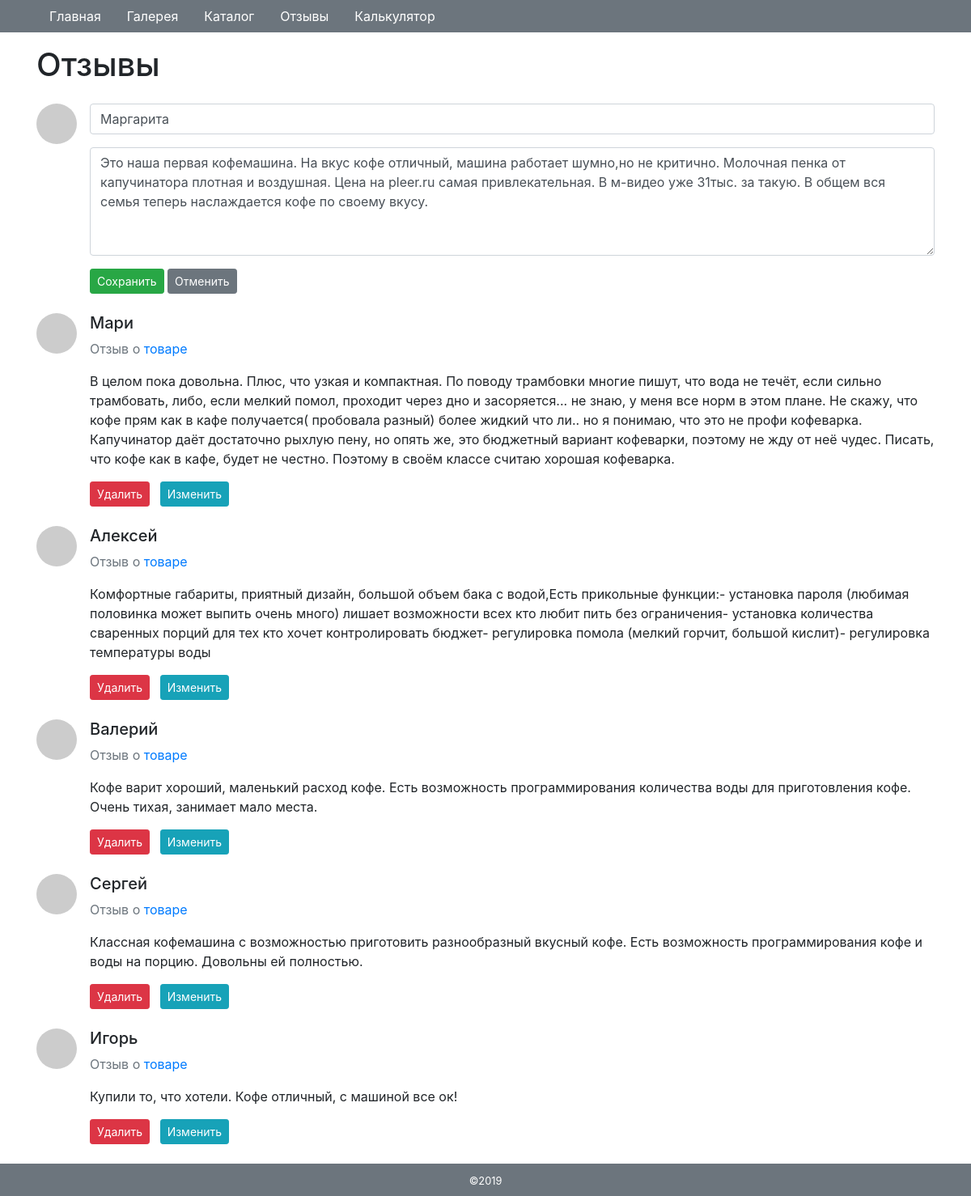
/reviews/edit/7, run on the app's committed database.
### tables this page shows
CREATE TABLE `comments` (
  `id` int(11) NOT NULL,
  `user` varchar(255) NOT NULL,
  `message` text NOT NULL,
  `good_id` int(11) NOT NULL
);

### engine/db.php (called while the page is built, shortened)
<?php
function getDb() {
    static $db = null;
    if (is_null($db)) {
        $db = @mysqli_connect(HOST, USER, PASS, DB) or die('Error: ' . mysqli_connect_error());
    }
    return $db;
}
function getAssocResult($sql) {
    $db = getDb();
    $result = @mysqli_query($db, $sql) or die(mysqli_error($db));
    $array_result = [];
    while ($row = mysqli_fetch_assoc($result))
        $array_result[] = $row;
    return $array_result;
}

### engine/functions.php (called while the page is built, shortened)
<?php
function getAllComments() {
    $sql = "SELECT * FROM comments ORDER BY `id` DESC";
    return getAssocResult($sql);
}

### templates/reviews.php (the view, shortened to what this page needs)
<h1>Отзывы</h1>
<? if (isset($comments)): ?>
    <? foreach ($comments as $comment): ?>
    <div class="media mt-4 mb-4">
        <img class="d-flex mr-3 rounded-circle" src="http://placehold.it/50x50" alt="">
        <div class="media-body">
        <? if ($comment['id'] == $id_edit): ?>
            <form method="post" action="/reviews/edit/<?=$id_edit;?>">
                <div class="form-group">
                    <input name="user" class="form-control" value="<?=$comment['user'];?>" required>
                </div>
                <div class="form-group">
                    <textarea name="message" class="form-control" rows="5" required><?=$comment['message'];?></textarea>
                </div>
                <button type="submit" name="save" class="btn btn-success btn-sm">Сохранить</button>
                <a href="/reviews/" class="btn btn-secondary btn-sm">Отменить</a>
            </form>
        <? else: ?>
            <h5 class="mt-0"><?=$comment['user'];?></h5>
            <p class="text-muted">Отзыв о <a href="/tovar/<?=$comment['good_id'];?>">товаре</a></p>
            <?=$comment['message'];?>
            <div class="mt-3">
                <a href="/reviews/delete/<?=$comment['id'];?>" class="btn btn-danger btn-sm mr-sm-2">Удалить</a>
                <a href="/reviews/edit/<?=$comment['id'];?>" class="btn btn-info btn-sm">Изменить</a>
            </div>
        <? endif; ?>
        </div>
    </div>
    <? endforeach; ?>
<? endif; ?>

### data on the page
comments: user "Маргарита", message "Это наша первая кофемашина. На вкус кофе отличный, машина работает шумно,но не критично. Молочная пенка от капучинатора плотная и воздушная. Цена на pleer.ru самая привлекательная. В м-видео уже 31тыс. за такую. В общем вся семья теперь наслаждается кофе по своему вкусу."
comments: user "Мари", message "В целом пока довольна. Плюс, что узкая и компактная. По поводу трамбовки многие пишут, что вода не течёт, если сильно трамбовать, либо, если мелкий помол, проходит через дно и засоряется... не знаю, у меня все норм в этом плане. Не скажу, что кофе прям как в кафе получается( пробовала разный) более жидкий что ли.. но я понимаю, что это не профи кофеварка. Капучинатор даёт достаточно рыхлую пену, но опять же, это бюджетный вариант кофеварки, поэтому не жду от неё чудес. Писать, что кофе как в кафе, будет не честно. Поэтому в своём классе считаю хорошая кофеварка."
comments: user "Алексей", message "Комфортные габариты, приятный дизайн, большой объем бака с водой,Есть прикольные функции:- установка пароля (любимая половинка может выпить очень много) лишает возможности всех кто любит пить без ограничения- установка количества сваренных порций для тех кто хочет контролировать бюджет- регулировка помола (мелкий горчит, большой кислит)- регулировка температуры воды"
comments: user "Валерий", message "Кофе варит хороший, маленький расход кофе. Есть возможность программирования количества воды для приготовления кофе. Очень тихая, занимает мало места."
comments: user "Сергей", message "Классная кофемашина с возможностью приготовить разнообразный вкусный кофе. Есть возможность программирования кофе и воды на порцию. Довольны ей полностью."
comments: user "Игорь", message "Купили то, что хотели. Кофе отличный, с машиной все ок!"

### other printed values
$item['name'] "Главная"
$item['name'] "Галерея"
$item['name'] "Каталог"
$item['name'] "Отзывы"
$item['name'] "Калькулятор"
$year "2019"
